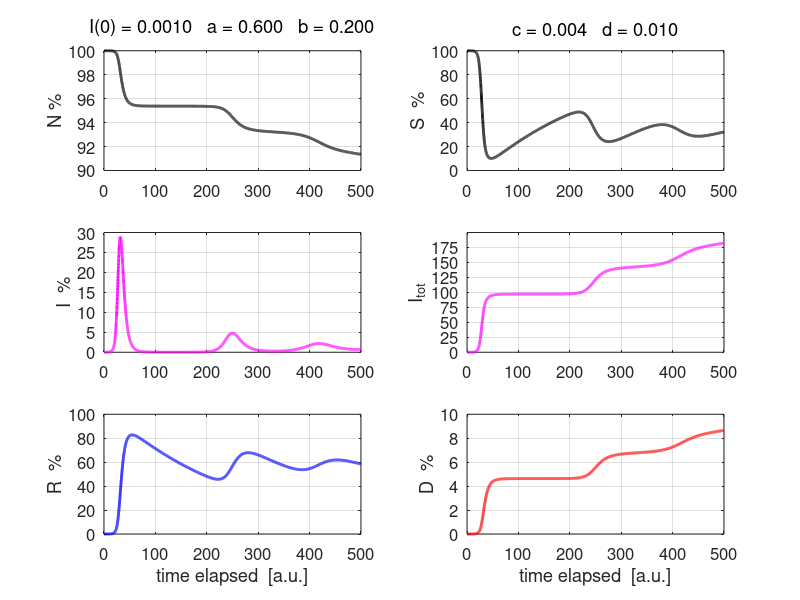

MATLAB code to generate this figure:
% svr3.m

% Numerical Model for the time evolution of a disease spreading through a
% population

% DOING PHYSICS WITH MATLAB: 
%   ../mphome.htm
% Documentation
%   http://www.physics.usyd.edu.au/teach_res/mp/doc/sird1.htm
% Download Scripts
%   http://www.physics.usyd.edu.au/teach_res/mp/mscripts/

% Ian Cooper
% email: matlabvisualphysics@gmail.com
% Matlab 2019b
% 200304

close all
clear
clc

% *********************************************************************  
% INPUTS: Model Parameters
% ********************************************************************* 

% Model: number of time steps 
  num = 5000;
% Initial number of infections   [0.001] 
  I = zeros(num,1);
  I(1) = 0.001;
% Maximum number of days for model   [100]
  tMax = 500;
% X axis tick marks 
  dXT = 100;
  XT = 0:dXT:tMax;
% Adjustible model parameters  
% S --> I  [0.35] 
  a = 0.6;
% I --> R  [0.03]
  b = 0.2;
% R --> S   [0] 
  c = 0.004;
% I --> D  [0.01]
  d = 0.01;

% Oscillations: tMax = 500 a = 0.6 b = 0.2 c = 0.004  d = 0.01   

% *********************************************************************  
% SETUP
% ********************************************************************* 
  
% Initialize arrays
  N = zeros(num,1);
  S = zeros(num,1);
  D = zeros(num,1);
  R = zeros(num,1);
   Itot = zeros(num,1);
 
  
% Initial values
  N(1) = 100;
  S(1) = N(1) - I(1); 
  D(1) = 0;
  R(1) = 0;

  t = linspace(0,tMax,num);
  dt = t(2) - t(1);


% *********************************************************************  
% MODEL: Time Evolution
% ********************************************************************* 
   
for n = 2:num
  S(n) = S(n-1) - dt * (a*S(n-1)*I(n-1)/N(n-1) - c*R(n-1));
  I(n) = I(n-1) + dt * (a*S(n-1)*I(n-1)/N(n-1) - b*I(n-1));
  R(n) = R(n-1) + dt * (b*I(n-1) - c*R(n-1));
  Itot(n) = Itot(n-1) + dt * a*S(n-1)*I(n-1)/N(n-1);
  
  if S(n) < 0; S(n) = 0; end
  
  deaths = dt * d*I(n-1);
  D(n) = D(n-1) + deaths;
  I(n) = I(n) - deaths;
  N(n) = S(n) + I(n) + R(n);
end


% *********************************************************************  
% GRAPHICS
% ********************************************************************* 

figure(1)
  set(gcf,'units','normalized');
  set(gcf,'position',[0.02 0.05 0.4 0.6]);
  set(gcf,'color','w');

% Y axis tick marks
  YT = 0:20:100;
subplot(3,2,1)  
  xP = t; yP = N;
    plot(xP,yP,'k','linewidth',2)
    grid on
    set(gca,'xtick',XT)
    xlim([0, tMax])
   % xlabel('time elapsed  [a.u.]')
    ylabel('N %');
    set(gca,'fontsize',12)
    
     txt = sprintf('I(0) = %3.4f   a = %2.3f   b = %2.3f',I(1),a,b);
     Htitle = title(txt);
     set(Htitle,'FontWeight','normal')    
  
subplot(3,2,2)  
  xP = t; yP = S;
    plot(xP,yP,'k','linewidth',2)
    grid on
    set(gca,'xtick',XT)
    set(gca,'ytick',YT)
    xlim([0, tMax])
 %   xlabel('time elapsed  [a.u.]')
    ylabel('S  %');
    set(gca,'fontsize',12)
    
    txt = sprintf('c = %2.3f   d = %2.3f',c, d);
    Htitle = title(txt);
    set(Htitle,'FontWeight','normal')   
    
subplot(3,2,3)  
  xP = t; yP = I;
    plot(xP,yP,'m','linewidth',2)
    grid on
    set(gca,'xtick',XT)
    xlim([0, tMax])
 %   xlabel('time elapsed  [a.u.]')
    ylabel('I  %');
    set(gca,'fontsize',12)   
    
subplot(3,2,4)  
  xP = t; yP = Itot;
    plot(xP,yP,'m','linewidth',2)
    grid on
    set(gca,'xtick',XT)
    set(gca,'ytick',0:25:max(Itot))
    xlim([0, tMax])
%    xlabel('time elapsed  [a.u.]')
    ylabel('I_{tot}');
    set(gca,'fontsize',12)       
    
 subplot(3,2,5)  
  xP = t; yP = R;
    plot(xP,yP,'b','linewidth',2)
    grid on
    set(gca,'xtick',XT)
    set(gca,'ytick',YT)
    xlim([0, tMax])
    xlabel('time elapsed  [a.u.]')
    ylabel('R  %');
    set(gca,'fontsize',12)   
    
subplot(3,2,6)  
  xP = t; yP = D;
    plot(xP,yP,'r','linewidth',2)
    grid on
    set(gca,'xtick',XT)
    xlim([0, tMax])
    xlabel('time elapsed  [a.u.]')
    ylabel('D  %');
    set(gca,'fontsize',12)       
    
